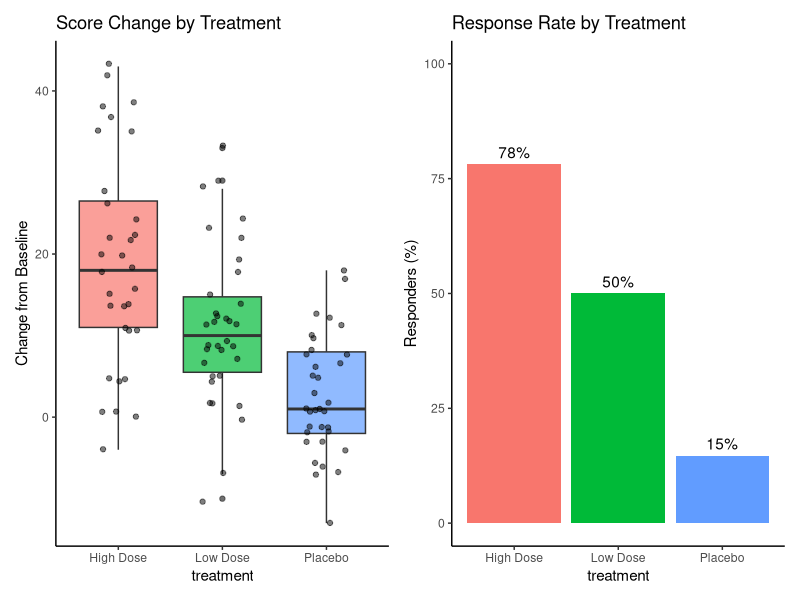
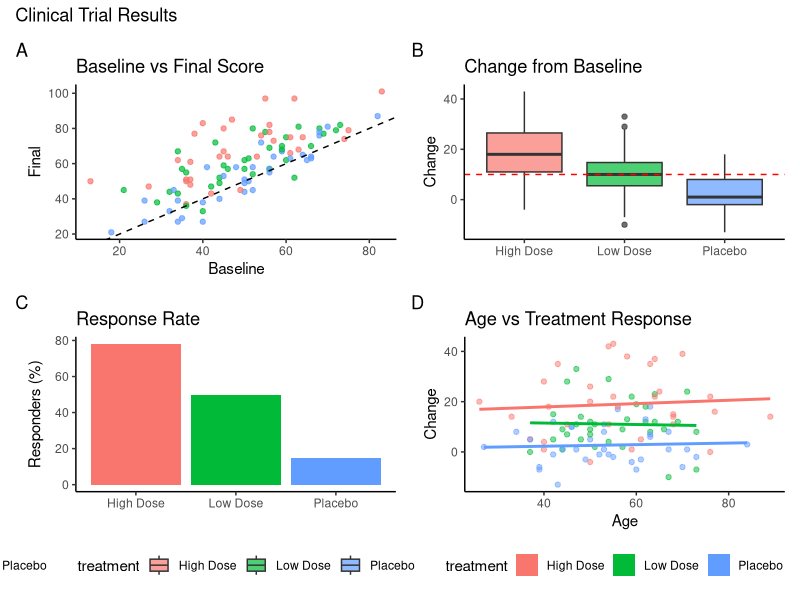

Write R code to recreate these figures, in order.
## ---- chunk 1
#| label: setup
#| include: false
library(tidyverse)
library(patchwork)
## ---- chunk 2
# Generate sample clinical trial data
set.seed(2025)

clinical_trial <- tibble(
  patient_id = paste0("PT", sprintf("%03d", 1:100)),
  age = round(rnorm(100, 55, 12)),
  sex = sample(c("M", "F"), 100, replace = TRUE),
  treatment = sample(c("Placebo", "Low Dose", "High Dose"), 100, replace = TRUE),
  baseline_score = round(rnorm(100, 50, 15)),
  final_score = baseline_score + case_when(
    treatment == "Placebo" ~ rnorm(100, 2, 8),
    treatment == "Low Dose" ~ rnorm(100, 10, 10),
    treatment == "High Dose" ~ rnorm(100, 18, 12)
  ) |> round(),
  adverse_event = sample(c(TRUE, FALSE), 100, replace = TRUE, prob = c(0.2, 0.8))
) |>
  mutate(
    change = final_score - baseline_score,
    responder = change > 10
  )

glimpse(clinical_trial)
## ---- chunk 3
clinical_trial |>
  group_by(treatment) |>
  summarize(
    n = n(),
    mean_age = mean(age),
    pct_female = mean(sex == "F") * 100,
    mean_change = mean(change),
    pct_responder = mean(responder) * 100
  ) |>
  knitr::kable(digits = 1)
## ---- chunk 4
# Figure 1: Distribution
p1 <- ggplot(clinical_trial, aes(x = treatment, y = change, fill = treatment)) +
  geom_boxplot(alpha = 0.7) +
  geom_jitter(width = 0.2, alpha = 0.5) +
  labs(title = "Score Change by Treatment", y = "Change from Baseline") +
  theme_classic() +
  theme(legend.position = "none")

# Figure 2: Response rate
response_summary <- clinical_trial |>
  group_by(treatment) |>
  summarize(response_rate = mean(responder) * 100)

p2 <- ggplot(response_summary, aes(x = treatment, y = response_rate, fill = treatment)) +
  geom_col() +
  geom_text(aes(label = paste0(round(response_rate), "%")), vjust = -0.5) +
  labs(title = "Response Rate by Treatment", y = "Responders (%)") +
  ylim(0, 100) +
  theme_classic() +
  theme(legend.position = "none")

p1 + p2
## ---- chunk 5
# ANOVA
model <- aov(change ~ treatment, data = clinical_trial)
summary(model)

# Post-hoc
TukeyHSD(model)
## ---- chunk 6
#| fig-width: 10
#| fig-height: 8

# Complete analysis of clinical trial data

# 1. Summary statistics
summary_stats <- clinical_trial |>
  group_by(treatment) |>
  summarize(
    n = n(),
    `Age (mean ± SD)` = paste0(round(mean(age), 1), " ± ", round(sd(age), 1)),
    `% Female` = round(mean(sex == "F") * 100, 1),
    `Baseline Score` = round(mean(baseline_score), 1),
    `Final Score` = round(mean(final_score), 1),
    `Change` = round(mean(change), 1),
    `% Responders` = round(mean(responder) * 100, 1)
  )

knitr::kable(summary_stats, caption = "Patient Characteristics by Treatment Group")

# 2. Multi-panel figure
fig_a <- ggplot(clinical_trial, aes(x = baseline_score, y = final_score, color = treatment)) +
  geom_point(alpha = 0.7) +
  geom_abline(intercept = 0, slope = 1, linetype = "dashed") +
  labs(title = "Baseline vs Final Score", x = "Baseline", y = "Final") +
  theme_classic()

fig_b <- ggplot(clinical_trial, aes(x = treatment, y = change, fill = treatment)) +
  geom_boxplot(alpha = 0.7) +
  geom_hline(yintercept = 10, linetype = "dashed", color = "red") +
  labs(title = "Change from Baseline", x = NULL, y = "Change") +
  theme_classic() +
  theme(legend.position = "none")

fig_c <- clinical_trial |>
  group_by(treatment) |>
  summarize(rate = mean(responder) * 100) |>
  ggplot(aes(x = treatment, y = rate, fill = treatment)) +
  geom_col() +
  labs(title = "Response Rate", x = NULL, y = "Responders (%)") +
  theme_classic() +
  theme(legend.position = "none")

fig_d <- ggplot(clinical_trial, aes(x = age, y = change, color = treatment)) +
  geom_point(alpha = 0.5) +
  geom_smooth(method = "lm", se = FALSE) +
  labs(title = "Age vs Treatment Response", x = "Age", y = "Change") +
  theme_classic()

(fig_a + fig_b) / (fig_c + fig_d) +
  plot_layout(guides = "collect") +
  plot_annotation(
    title = "Clinical Trial Results",
    tag_levels = "A"
  ) &
  theme(legend.position = "bottom")

# 3. Statistical test
cat("\n--- ANOVA Results ---\n")
model <- aov(change ~ treatment, data = clinical_trial)
print(summary(model))
